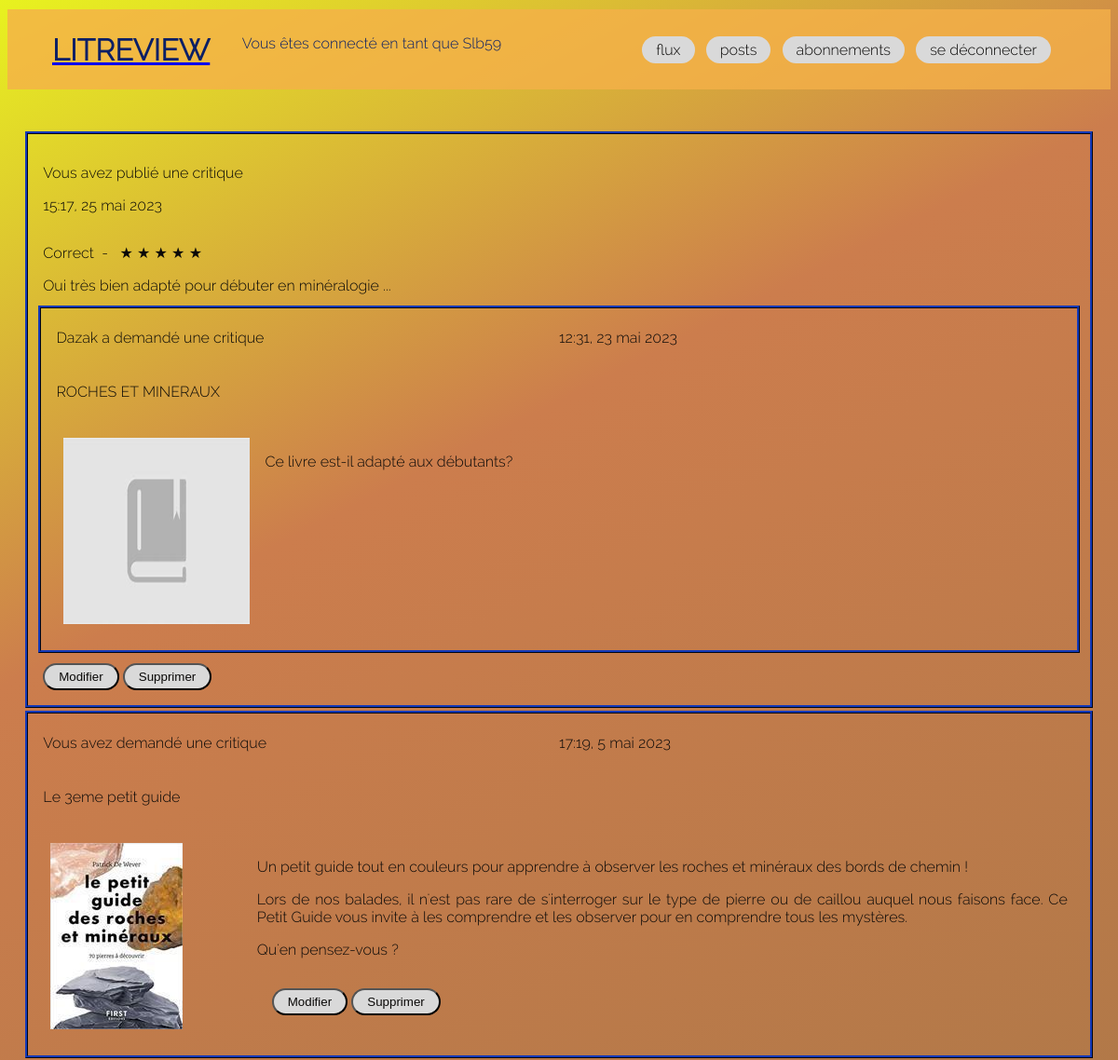
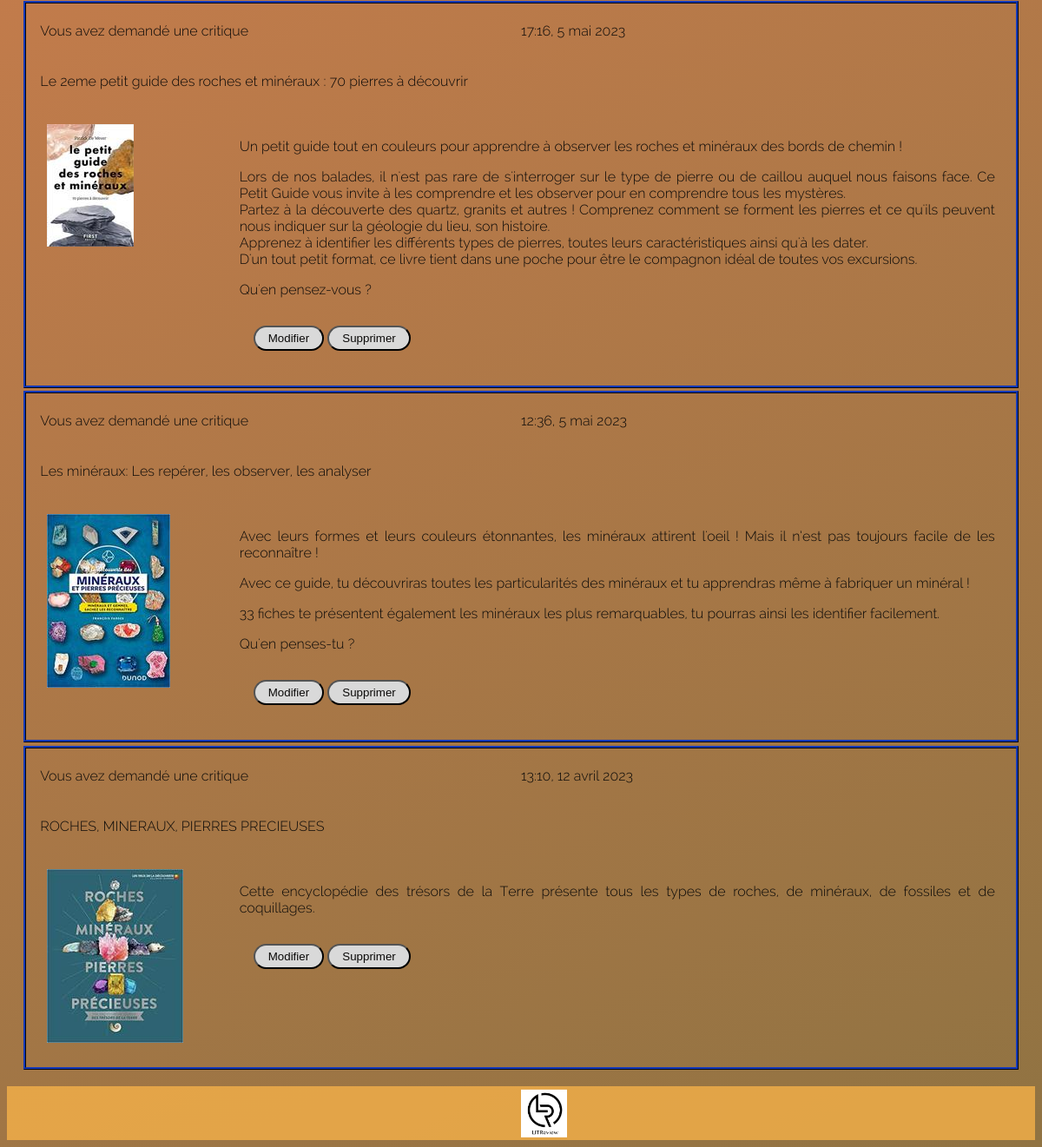
The page /posts (signed in) on the database its author committed (2 pictures, top to bottom).
### review/models.py (models this page shows, shortened)
class Review(models.Model):
    ticket = models.ForeignKey(to=Ticket, on_delete=models.CASCADE)
    rating = models.PositiveSmallIntegerField(
        validators=[MinValueValidator(0), MaxValueValidator(5)])
    headline = models.CharField(max_length=128)
    body = models.CharField(max_length=8192, blank=True)
    user = models.ForeignKey(
        to=settings.AUTH_USER_MODEL, on_delete=models.CASCADE)
    time_created = models.DateTimeField(auto_now_add=True)

class Ticket(models.Model):
    title = models.CharField(max_length=128)
    description = models.TextField(max_length=2048, blank=True)
    user = models.ForeignKey(to=settings.AUTH_USER_MODEL,
                             on_delete=models.CASCADE)
    image = models.ImageField(null=True, blank=True,
                              upload_to='img')
    time_created = models.DateTimeField(auto_now_add=True)
    IMAGE_MAX_SIZE = (200, 200)

### review/views.py (the view)
# urls.py: path('posts', views.posts, name='posts'),
@login_required
def posts(request):
    reviews = Review.objects.filter(user=request.user)
    tickets = Ticket.objects.filter(user=request.user)
    merge_tickets_and_reviews = chain(tickets, reviews)
    tickets_and_reviews = sorted(merge_tickets_and_reviews,
                                 key=lambda x: x.time_created,
                                 reverse=True)
    context = {'tickets_and_reviews': tickets_and_reviews}
    return render(request, 'review/posts.html', context=context)

### review/templatetags/review_tags.py (called while the page is built)
@register.filter
def model_type(value):
    return type(value).__name__

@register.filter
def has_review(value):
    reviews = Review.objects.filter(Q(ticket=value) & ~Q(user=value.user))
    return reviews

### templates/review/posts.html
{% extends "base.html" %}
{% load review_tags %}
{% block content %}
{% include 'base/message.html'%}
<div class="feed__messages">
    {% for instance in tickets_and_reviews %}
        {% if instance|model_type == 'Ticket' %}
            {% include 'review/ticket/ticket_info.html' with ticket_posts=True %}
        {% elif instance|model_type == 'Review' %}
            {% include 'review/review/review_info.html' with review_posts=True %}
        {% endif %}
    {% endfor %}
</div>
{% endblock %}

### templates/base/header.html
<header id="header">
    <a href="{% url 'review:feed' %}"><h1>LITREVIEW</h1></a>
    {% if user.is_authenticated %}
        <div class="user_connected">
        <p>Vous êtes connecté en tant que {{request.user}}</p>
        </div>
        <nav class="header__menu">
            {% include 'navbar/navbar.html' %}
        </nav>
    {% endif %}
</header>

### templates/review/review/review_info.html
<div class="cadre_info">
    <div class="review_info__1">
        {% if instance.user == request.user %}
            <p>Vous avez publié une critique</p>
        {% else %}
            <p>{{instance.user|title}} a publié une critique</p>
        {% endif %}
        <p class="review_info__date">
            {{ instance.time_created | time}}, {{ instance.time_created | date}}
        </p>
    </div>
    <div>
        {{instance.headline}} &nbsp;- &nbsp;
        {% with ''|center:instance.rating as range %}
        {% for _ in range %}
            &#9733;
        {% endfor %}
        {% endwith %}
    </div>
    <div>
        {{instance.body}}
    </div>
    {% include 'review/ticket/ticket_info.html' with instance=instance.ticket %}
    {% if review_posts %}
       <div>
          <a href="{% url 'review:update_review' instance.id %}"><button class="btn">Modifier</button></a>
          <a href="{% url 'review:delete_review' instance.id %}"><button class="btn">Supprimer</button></a>
       </div>
    {% endif %}
</div>

### templates/review/ticket/ticket_info.html (shortened to what this page needs)
{% load review_tags %}
{% load static %}
   <div class="cadre_info">
      <div class="ticket_info__1">
         {% if instance.user == request.user %}
            <p>Vous avez demandé une critique</p>
         {% else %}
            <p>{{instance.user|title}} a demandé une critique</p>
         {% endif %}
         <p class="ticket_info__date">
            {{ instance.time_created | time}}, {{ instance.time_created | date}}
         </p>
      </div>
      <div>
         <p>{{ instance.title }}</p>
      </div>
      <div class="ticket_info__2">
         <div>
            {% if instance.image %}
               <img src="{{instance.image.url }}">
            {% else %}
               <img src="{% static 'assets/default_image.png'%}">
            {% endif %}
         </div>
         <div class="ticket_info__2__text">
            {{ instance.description|linebreaks }}
            <div>
               {% if ticket_posts %}
                  <div>
                     <a href="{% url 'review:update_ticket' instance.id %}"><button class="btn">Modifier</button></a>
                     <a href="{% url 'review:delete_ticket' instance.id %}"><button class="btn">Supprimer</button></a>
                  </div>
               {% endif %}
            </div>
         </div>
      </div>
   </div>

### static/css/review.css (style rules this page uses)
html { background: red; background: linear-gradient(333deg, rgb(144, 115, 66) 0%, rgb(204, 125, 77) 76%, rgb(232, 242, 31) 100%); font-family: "Raleway-Light"; color: rgb(10, 9, 8); min-height: 100vh; scroll-behavior: smooth; overflow-x: hidden; }
h1 { font-size: 2rem; color: rgb(11, 31, 101); }
div { padding: 0.5rem; }
.btn { background-color: rgb(217, 217, 217); color: rgb(10, 9, 8); padding: 5px 15px; border-radius: 1rem; }
header { background-color: rgba(246, 177, 73, 0.8); padding: 0.2rem 3rem; display: grid; grid-template-columns: repeat(1fr 2fr 4fr); margin: 10px auto; }
header .user_connected { grid-column: 2; color: rgb(11, 31, 101); }
header .header__menu { padding-top: 0em; padding-right: 0em; grid-column: 4; margin: auto 1em; align-content: center; text-align: right; }
.cadre_info { border: 1mm rgb(11, 31, 101) ridge; margin: 0.2rem; }
.cadre_info .ticket_info__1 { display: grid; grid-template-columns: repeat(2, 1fr); line-height: 0; }
.cadre_info .ticket_info__2 { display: grid; grid-template-columns: 1fr 4fr; }
.cadre_info .ticket_info__2 .ticket_info__2__text { text-align: justify; }

### rows shown on the page
Review: shows "Vous avez publié une critique", time_created "15:17", time_created "25 mai 2023", headline "Correct", rating 5 (drawn), body "Oui très bien adapté pour débuter en minéralogie ...", user "Dazak", time_created "12:31", time_created "23 mai 2023", title "ROCHES ET MINERAUX", description "Ce livre est-il adapté aux débutants?", shows "Modifier"
Ticket: shows "Vous avez demandé une critique", time_created "17:19", time_created "5 mai 2023", title "Le 3eme petit guide", image (picture), description "Un petit guide tout en couleurs pour apprendre à observer les roches et minéraux des bords de chemin ! Lors de nos balades, il n'est pas rare de s'interroger sur le type de pierre ou de caillou auquel nous faisons face. Ce Petit Guide vous invite à les comprendre et les observer pour en comprendre tous les mystères. Qu'en pensez-vous ?", shows "Modifier"
Ticket: shows "Vous avez demandé une critique", time_created "17:16", time_created "5 mai 2023", title "Le 2eme petit guide des roches et minéraux : 70 pierres à découvrir", image (picture), description "Un petit guide tout en couleurs pour apprendre à observer les roches et minéraux des bords de chemin ! Lors de nos balades, il n'est pas rare de s'interroger sur le type de pierre ou de caillou auquel nous faisons face. Ce Petit Guide vous invite à les comprendre et les observer pour en comprendre tous les mystères. Partez à la découverte des quartz, granits et autres ! Comprenez comment se forment les pierres et ce qu'ils peuvent nous indiquer sur la géologie du lieu, son histoire. Apprenez à identifier les différents types de pierres, toutes leurs caractéristiques ainsi qu'à les dater. D'un tout petit format, ce livre tient dans une poche pour être le compagnon idéal de toutes vos…", shows "Modifier"
Ticket: shows "Vous avez demandé une critique", time_created "12:36", time_created "5 mai 2023", title "Les minéraux: Les repérer, les observer, les analyser", image (picture), description "Avec leurs formes et leurs couleurs étonnantes, les minéraux attirent l'oeil ! Mais il n’est pas toujours facile de les reconnaître ! Avec ce guide, tu découvriras toutes les particularités des minéraux et tu apprendras même à fabriquer un minéral ! 33 fiches te présentent également les minéraux les plus remarquables, tu pourras ainsi les identifier facilement. Qu'en penses-tu ?", shows "Modifier"
Ticket: shows "Vous avez demandé une critique", time_created "13:10", time_created "12 avril 2023", title "ROCHES, MINERAUX, PIERRES PRECIEUSES", image (picture), description "Cette encyclopédie des trésors de la Terre présente tous les types de roches, de minéraux, de fossiles et de coquillages.", shows "Modifier"

### other values the page prints
{{ request.user }} "Slb59"
